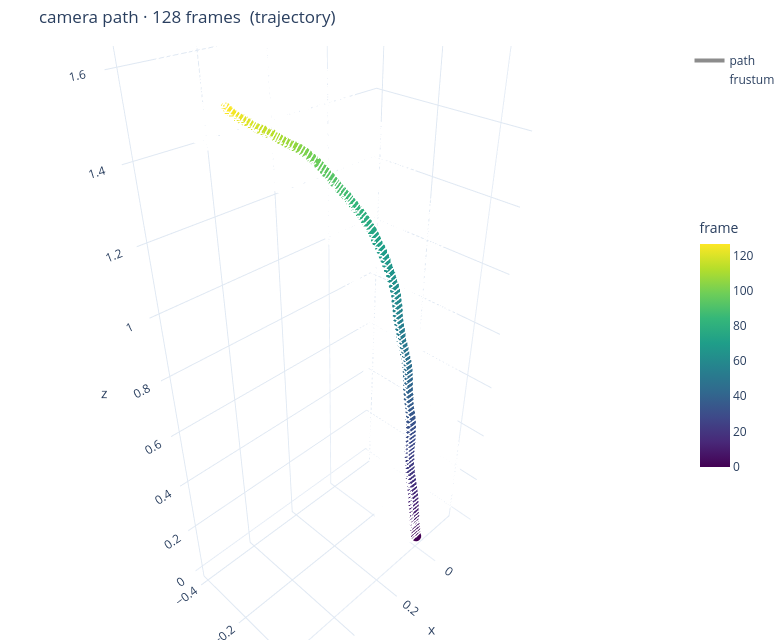
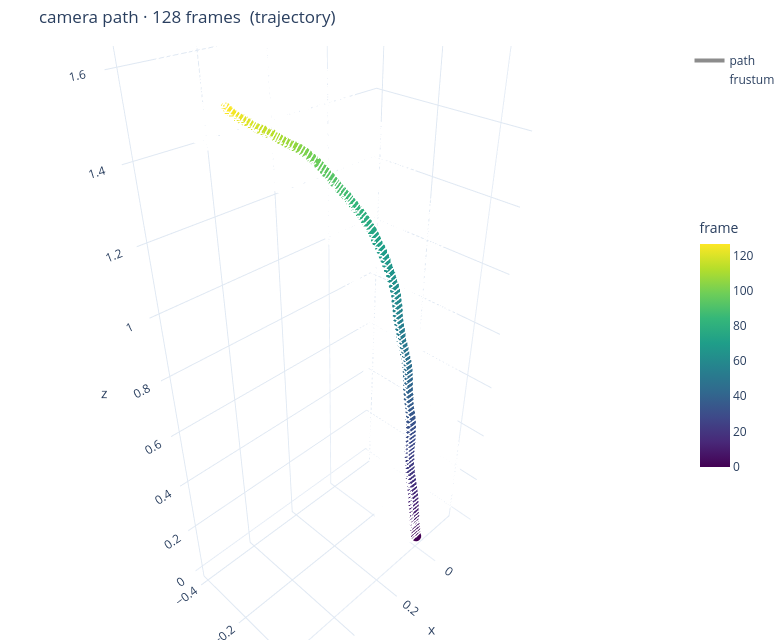

Notebook source saved alongside these figures, in order:
### Markdown cell above
## 1. Camera path (trajectory)

### Code cell
# ---- 1. TRAJECTORY (poses only - cheap, no point maps) --------------------
cfg   = {"abot_recon": {"command": "trajectory",
                        "parameters": {"max_frames": TRAJ_FRAMES, "frame_step": 1}}}
res_t = b.run(data={"video": load(VIDEO)}, config=cfg)
sec   = res_t.config["abot_recon"]
P     = np.asarray(res_t.camera_poses, float)
print("status", sec.get("status"), "| frames", sec.get("num_frames"),
      "| path length", round(float(np.linalg.norm(np.diff(P[:, :3, 3], axis=0), axis=1).sum()), 4))
print("fields:", sorted(res_t.fields))
plot_path(P, f"camera path \u00b7 {P.shape[0]} frames  (trajectory)")
